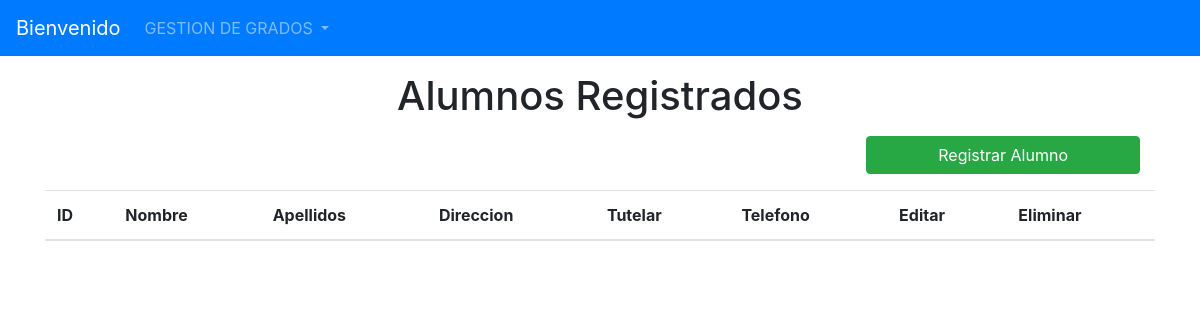
The app's page /listarAlumnos/, older data.
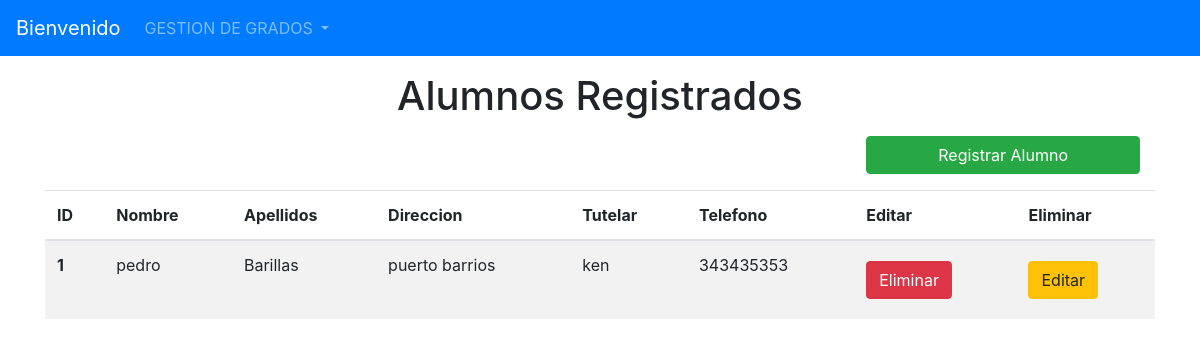
The same page, newer data.
### Models/Alumno/models.py (models this page shows, shortened)
class Alumno(models.Model):
    id_alumno= models.AutoField(primary_key=True)
    Nombre =  models.CharField(max_length=30)
    Apellido = models.CharField(max_length=30)
    Direccion = models.CharField(max_length=30)
    Tutelar = models.CharField(max_length=30)
    Telefono= models.IntegerField()

### Models/Alumno/views.py (the view)
# urls.py: path("listarAlumnos/", FormularioAlumnoView.listar_alumnos, name='listarAlumnos'),
    def listar_alumnos(request):
        alumnos = Alumno.objects.all()
        return render(request, "ListaAlumnos.html",{"lb_alumnos": alumnos})

### Templates/ListaAlumnos.html (shortened to what this page needs)
{% extends 'index.html' %}
{% block content  %}
    <h1 align="center">Alumnos Registrados</h1>
        <div class="row col-12 justify-content-end mb-2 pr-0">
        <a class="btn btn-success col-md-3" href="{% url 'registrarAlumno' %}">Registrar Alumno</a>
        </div>
<table class="table table-striped">
  <thead>
    <tr>
      <th scope="col">ID</th>
      <th scope="col">Nombre</th>
      <th scope="col">Apellidos</th>
      <th scope="col">Direccion</th>
        <th scope="col">Tutelar</th>
        <th scope="col">Telefono</th>
        <th scope="col">Editar</th>
        <th scope="col">Eliminar</th>
    </tr>
  </thead>
  <tbody>
  {% for alumno in lb_alumnos %}
     <tr>
      <th scope="row">{{ alumno.id_alumno }}</th>
      <td>{{ alumno.Nombre }}</td>
      <td>{{alumno.Apellido}}</td>
      <td>{{alumno.Direccion}}</td>
      <td>{{alumno.Tutelar}}</td>
      <td>{{alumno.Telefono}}</td>
      <td>
                            <a href="{% url 'ELIMINARALUMNO' alumno.pk %}" class="btn btn-danger btn-icon-split">
                                <span class="text">Eliminar</span>
                            </a>
      </td>
      <td>
                            <a href="{% url 'MODIFICARALUMNO' alumno.pk %}" class="btn btn-warning btn-icon-split">
                                <span class="text">Editar</span>
                            </a>
                        </td>
  {% endfor %}
  </tbody>
</table>
{% endblock %}

Row changes from the older to the newer data that the page shows:
added Alumno: id_alumno "1", Nombre "pedro", Apellido "Barillas", Direccion "puerto barrios", Tutelar "ken", Telefono "343435353"
